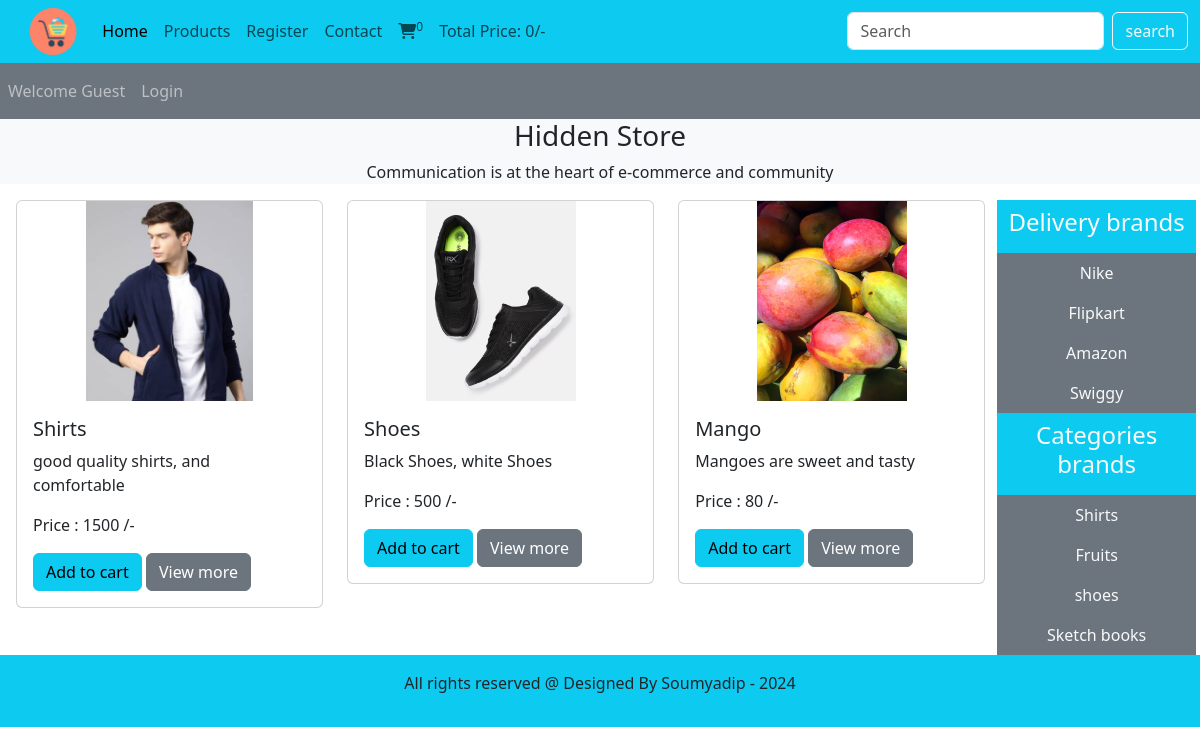
The app's page /Ecommerce_website/index.php with its own data.
### tables this page shows
CREATE TABLE `products` (
  `product_id` int(11) NOT NULL,
  `product_title` varchar(100) NOT NULL,
  `product_description` varchar(255) NOT NULL,
  `product_keywords` varchar(255) NOT NULL,
  `category_id` int(11) NOT NULL,
  `brand_id` int(11) NOT NULL,
  `product_image1` varchar(255) NOT NULL,
  `product_image2` varchar(255) NOT NULL,
  `product_image3` varchar(255) NOT NULL,
  `product_price` varchar(100) NOT NULL,
  `date` timestamp NOT NULL DEFAULT current_timestamp() ON UPDATE current_timestamp(),
  `status` varchar(100) NOT NULL
);

CREATE TABLE `brands` (
  `brand_id` int(11) NOT NULL,
  `brand_title` varchar(100) NOT NULL
);

CREATE TABLE `categories` (
  `category_id` int(11) NOT NULL,
  `category_title` varchar(100) NOT NULL
);

### Ecommerce_website/functions/common_function.php (the view, shortened to what this page needs)
<?php
 function getProducts() {
    global  $con;
    if(!isset($_GET['category'])){
        if(!isset($_GET['brand'])){
    $select_query = "SELECT * FROM `products` order by rand() limit 0,7";
                $result_query = mysqli_query($con,$select_query);
                 while($row = mysqli_fetch_assoc($result_query)) {
                    $product_id = $row['product_id'];
                    $product_title =$row['product_title'];
                    $product_description = $row['product_description'];
                    $product_image1 = $row['product_image1'];
                    $product_price= $row['product_price'];
                    echo "<div class='col-md-4 mb-2'>
                    <div class='card'>
                        <img src='./admin_area/product_images/$product_image1' class='card-img-top' alt='$product_title'>
                        <div class='card-body'>
                        <h5 class='card-title'>$product_title</h5>
                        <p class='card-text'>$product_description</p>
                        <p class='card-text'>Price : $product_price /-</p>
                        <a href='index.php?add_to_cart=$product_id' class='btn btn-info'>Add to cart</a>
                        <a href='product_details.php?product_id=$product_id' class='btn btn-secondary'>View more</a>
                        </div>
                    </div>
                </div>   ";
                }
            }
        }
    }
 function getBrands() {
    global $con;
    $select_brands = "select * from `brands`";
    $result_brands = mysqli_query($con,$select_brands);
    while($row_data = mysqli_fetch_assoc($result_brands)) {
        $brand_title = $row_data['brand_title'];
        $brand_id = $row_data['brand_id'];
        echo "<li class='nav-item  text-light'>
        <a href='index.php?brand=$brand_id' class='nav-link'>$brand_title</a>
    </li>";
    }
 }
 function getCategories() {
    global $con;
    $select_categories = "select * from `categories`";
            $result_categories = mysqli_query($con, $select_categories);
            while($row_data = mysqli_fetch_assoc($result_categories)) {
                $category_title = $row_data['category_title'];
                $category_id = $row_data['category_id'];
                echo "<li class='nav-item  text-light'>
                <a href='index.php?category=$category_id' class='nav-link'>$category_title</a>
            </li>";
            }
 }
function getIPAddress() {
     if(!empty($_SERVER['HTTP_CLIENT_IP'])) {
                $ip = $_SERVER['HTTP_CLIENT_IP'];
        }
    elseif (!empty($_SERVER['HTTP_X_FORWARDED_FOR'])) {
                $ip = $_SERVER['HTTP_X_FORWARDED_FOR'];
     }
    else{
             $ip = $_SERVER['REMOTE_ADDR'];
     }
     return $ip;
}
function cart_item() {
    if(isset($_GET['add_to_cart'])) {
        global  $con;
        $get_ip_add = getIPAddress();
        $select_query = "select *  from `cart_details` where ip_address='$get_ip_add'";
        $result_query  = mysqli_query($con,$select_query);
        $count_cart_items = mysqli_num_rows($result_query);
    }
    else {
        global  $con;
        $get_ip_add = getIPAddress();
        $select_query = "select *  from `cart_details` where ip_address='$get_ip_add'";
        $result_query  = mysqli_query($con,$select_query);
        $count_cart_items = mysqli_num_rows($result_query);
    }
    echo $count_cart_items;
}
function total_cart_price() {
    $total = 0;
    echo $total;
}
?>

### Ecommerce_website/index.php (shortened to what this page needs)
<?php
include ('./includes/connect.php');
include ('./functions/common_function.php');
?>
<!DOCTYPE html>
<html lang="en">
<head>
    <link href="https://cdn.jsdelivr.net/npm/bootstrap@5.3.3/dist/css/bootstrap.min.css" rel="stylesheet">
    <link rel="stylesheet" href="https://cdnjs.cloudflare.com/ajax/libs/font-awesome/6.5.2/css/all.min.css">
    <link rel="stylesheet" href="./style.css">
</head>
<body>
    <div class="container-fluid p-0">
    <nav class="navbar navbar-expand-lg  bg-info">
        <div class="container-fluid">
        <img src="./images/logo1.png" alt="" class="cart_logo">
            <div class="collapse navbar-collapse" id="navbarSupportedContent">
            <ul class="navbar-nav me-auto mb-2 mb-lg-0">
                <li class="nav-item">
                <a class="nav-link active" aria-current="page" href="./index.php">Home</a>
                </li>
                <li class="nav-item">
                <a class="nav-link" href="display_all.php">Products</a>
                </li>
                <?php
                if(isset($_SESSION['username'])){
                echo "<li class='nav-item'>
                <a class='nav-link' href='./users_area/profile.php'>My Account</a>
                </li>";
                }
                else{
                 echo "   <li class='nav-item'>
                <a class='nav-link' href='./users_area/user_registration.php'>Register</a>
                </li>";
                }
                ?>
                <li class="nav-item">
                <a class="nav-link" href="#">Contact</a>
                </li>
                <li class="nav-item">
                <a class="nav-link" href="cart.php"><i class="fa-solid fa-cart-shopping"></i><sup><?php cart_item();?></sup></a>
                </li>
                <li class="nav-item">
                <a class="nav-link" href="#">Total Price: <?php total_cart_price();?>/-</a>
                </li>
            </ul>
            <form class="d-flex" role="search" action="search_product.php" method="get">
                <input class="form-control me-2" type="search" placeholder="Search" aria-label="Search" name="search_data">
                <input type="submit" value="search" class="btn btn-outline-light" name="search_data_product">
            </form>
            </div>
        </div>
    </nav>
<nav class="navbar navbar-expand-lg navbar-dark bg-secondary">
    <ul class="navbar-nav me-auto">
        <?php
            if(!isset($_SESSION['username'])) {
                echo"<li class='nav-item'>
                <a class='nav-link' href='#'>Welcome Guest</a>
                </li>";
            }
            else {
                echo"<li class='nav-item'>
                <a class='nav-link' href='#'>Welcome ".$_SESSION['username']."</a>
                </li>";
            }
            if(!isset($_SESSION['username'])) {
                echo"<li class='nav-item'>
                <a class='nav-link' href='./users_area/user_login.php'>Login</a>
                </li>";
            }
            else {
                echo"<li class='nav-item'>
                <a class='nav-link' href='./users_area/logout.php'>Logout</a>
                </li>";
            }
        ?>
    </ul>
</nav>
<div class="bg-light">
    <h3 class="text-center">Hidden Store</h3>
    <p class="text-center">Communication is at the heart of e-commerce and community</p>
</div>
<div class="row mx-1">
    <div class="col-md-10">
        <div class="row">
            <?php
                getProducts();
            ?>
        </div>
    </div>
    <div class="col-md-2 bg-secondary p-0">
        <ul class="navbar-nav me-auto text-center">
            <li class="nav-item bg-info text-light">
                <a href="#" class="nav-link"><h4>Delivery brands</h4></a>
            </li>
            <?php
                getBrands();
            ?>
        </ul>
        <ul class="navbar-nav me-auto text-center">
            <li class="nav-item bg-info text-light">
                <a href="#" class="nav-link"><h4>Categories brands</h4></a>
            </li>
            <?php
                getCategories();
            ?>
        </ul>
    </div>
</div>
<?php
include ('./includes/footer.php');
?>
</div>
</body>
</html>

### Ecommerce_website/includes/footer.php
<div class="bg-info p-3 text-center">
    <p>All rights reserved @ Designed By Soumyadip - 2024</p>
</div>

### Ecommerce_website/style.css (style rules this page uses)
* { margin: 0; padding: 0; box-sizing: border-box; }
.cart_logo { width: 7%; height: 7%; }
.card-img-top { width: 100%; height: 200px; object-fit: contain; }

### records on screen
products: product_image1 (picture), product_title "Shirts", product_description "good quality shirts, and comfortable", product_price "1500"
products: product_image1 (picture), product_title "Shoes", product_description "Black Shoes, white Shoes", product_price "500"
products: product_image1 (picture), product_title "Mango", product_description "Mangoes are sweet and tasty", product_price "80"
brands: brand_title "Nike"
brands: brand_title "Flipkart"
brands: brand_title "Amazon"
brands: brand_title "Swiggy"
categories: category_title "Shirts"
categories: category_title "Fruits"
categories: category_title "shoes"
categories: category_title "Sketch books"

### other values on screen
$count_cart_items "0"
$total "0"
